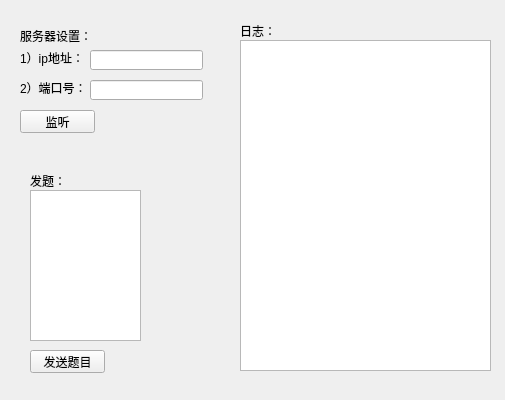
<?xml version="1.0" encoding="UTF-8"?>
<ui version="4.0">
 <class>Widget</class>
 <widget class="QWidget" name="Widget">
  <property name="geometry">
   <rect>
    <x>0</x>
    <y>0</y>
    <width>505</width>
    <height>400</height>
   </rect>
  </property>
  <property name="windowTitle">
   <string>Widget</string>
  </property>
  <widget class="QLabel" name="label">
   <property name="geometry">
    <rect>
     <x>20</x>
     <y>20</y>
     <width>81</width>
     <height>31</height>
    </rect>
   </property>
   <property name="text">
    <string>服务器设置：</string>
   </property>
  </widget>
  <widget class="QLabel" name="label_2">
   <property name="geometry">
    <rect>
     <x>20</x>
     <y>50</y>
     <width>91</width>
     <height>16</height>
    </rect>
   </property>
   <property name="text">
    <string>1）ip地址：</string>
   </property>
  </widget>
  <widget class="QLineEdit" name="ipAddr">
   <property name="geometry">
    <rect>
     <x>90</x>
     <y>50</y>
     <width>113</width>
     <height>20</height>
    </rect>
   </property>
  </widget>
  <widget class="QLabel" name="label_3">
   <property name="geometry">
    <rect>
     <x>20</x>
     <y>80</y>
     <width>91</width>
     <height>16</height>
    </rect>
   </property>
   <property name="text">
    <string>2）端口号：</string>
   </property>
  </widget>
  <widget class="QLineEdit" name="port">
   <property name="geometry">
    <rect>
     <x>90</x>
     <y>80</y>
     <width>113</width>
     <height>20</height>
    </rect>
   </property>
  </widget>
  <widget class="QPushButton" name="run">
   <property name="geometry">
    <rect>
     <x>20</x>
     <y>110</y>
     <width>75</width>
     <height>23</height>
    </rect>
   </property>
   <property name="text">
    <string>监听</string>
   </property>
  </widget>
  <widget class="QLabel" name="label_4">
   <property name="geometry">
    <rect>
     <x>240</x>
     <y>20</y>
     <width>101</width>
     <height>21</height>
    </rect>
   </property>
   <property name="text">
    <string>日志：</string>
   </property>
  </widget>
  <widget class="QListWidget" name="questionList">
   <property name="geometry">
    <rect>
     <x>30</x>
     <y>190</y>
     <width>111</width>
     <height>151</height>
    </rect>
   </property>
  </widget>
  <widget class="QTextEdit" name="journal">
   <property name="geometry">
    <rect>
     <x>240</x>
     <y>40</y>
     <width>251</width>
     <height>331</height>
    </rect>
   </property>
  </widget>
  <widget class="QLabel" name="label_5">
   <property name="geometry">
    <rect>
     <x>30</x>
     <y>170</y>
     <width>51</width>
     <height>21</height>
    </rect>
   </property>
   <property name="text">
    <string>发题：</string>
   </property>
  </widget>
  <widget class="QPushButton" name="sendData">
   <property name="geometry">
    <rect>
     <x>30</x>
     <y>350</y>
     <width>75</width>
     <height>23</height>
    </rect>
   </property>
   <property name="text">
    <string>发送题目</string>
   </property>
  </widget>
 </widget>
 <layoutdefault spacing="6" margin="11"/>
 <resources/>
 <connections/>
</ui>
